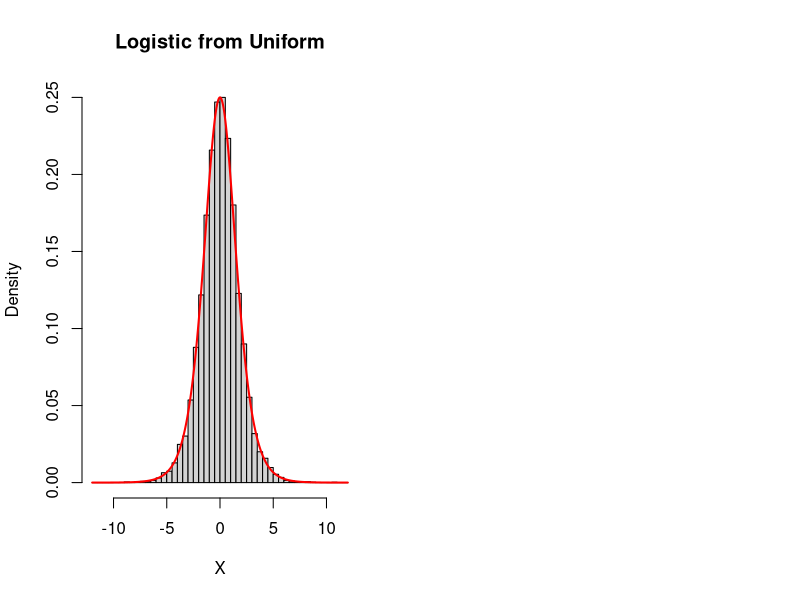

This chart was generated by the following R code: (Note: this script raises an error after producing the figure.)
## 2.2
### (a)
supp = seq(-12, 12, 0.01)
N = 10000
U = runif(N)
f = dlogis
Finv = function(x) { -log((1-x)/x) }
X = Finv(U)
Y = rlogis(N)

par(mfrow=c(1,2))
hist(X, freq=FALSE, breaks=seq(-12, 12, 0.5), main="Logistic from Uniform")
lines(supp, f(supp), col="red", lwd=2)
hist(Y, freq=FALSE, breaks=seq(-12, 12, 0.5), main="Logistic from R")
lines(supp, f(supp), col="red", lwd=2)


### (b)
supp = seq(-12, 12, 0.01)
N = 10000
U = runif(N)
f = dcauchy
Finv = function(x) { tan(pi * (x - 1/2)) }
X = Finv(U); X = X[-12 < X & X < 12]
Y = rcauchy(N); Y = Y[-12 < Y & Y < 12]

par(mfrow=c(1,2))
hist(X, freq=FALSE, breaks=seq(-12, 12, 0.5), main="Cauchy from Uniform")
lines(supp, f(supp), col="red", lwd=2)
hist(Y, freq=FALSE, breaks=seq(-12, 12, 0.5), main="Cauchy from R")
lines(supp, f(supp), col="red", lwd=2)

## 2.3
### (b)
N = 10000
test1 = function(N) {
  U = matrix(runif(12 * N), nrow=12) - 0.5
  Z = apply(U, 2, sum)
}
test2 = function(N) {
  U1 = runif(N)
  U2 = runif(N)
  X1 = sqrt(-2 * log(U1)) * cos(2 * pi * U2)
}
par(mfrow=c(1, 2))
hist(test1(N), freq=FALSE, breaks=seq(-6, 6, 0.2), main="CLT-normal generator")
hist(test2(N), freq=FALSE, breaks=seq(-6, 6, 0.2), main="Box-Muller algorithm")

system.time(test1(N)); system.time(test2(N))

### (c)
test3 = function(N) {
  rnorm(N)
}
hist(test3(N), freq=FALSE)
system.time(test3(N))


## 2.4
### (c)
N = 10000
Sigma = cov(matrix(rnorm(30), nrow=10))

test1 = function(N) {
  A = t(chol(Sigma))
  X = matrix(runif(3 * N), nrow=N)
  X = X %*% A
}
test2 = function(N) {
  library(mnormt)
  rmnorm(N, varcov=Sigma)
}

system.time(test1(N)); system.time(test2(N))



## 2.12
### (a)
a = 3
b = 5
N = 10^4

test1 = function(N, a, b) {
  U = matrix(runif(a * N), nrow=a)
  X = b * apply(-log(U), 2, sum)
}
test2 = function(N, a, b) {
  X = rgamma(N, a, scale=b)
}
system.time(test1(N, a, b)); system.time(test2(N, a, b))

test1 = function(N, a, b) {
  U = matrix(runif((a+b) * N), nrow=a+b)
  X = -log(U)
  X = apply(X[1:a,], 2, sum) / apply(X, 2, sum)
}
test2 = function(N, a, b) {
  rbeta(N, a, b)
}
system.time(test1(N, a, b)); system.time(test2(N, a, b))


## 2.18

N = 10000
supp = seq(-3, 3, 0.001)

h = function(x) { exp(-x^2/2)*(sin(6*x)^2 + 3*cos(x)^2*sin(4*x)^2 + 1) }
g = dnorm
M = 5 * sqrt(2 * pi)
X = rnorm(N)
U = runif(N)
Y = M * U * g(X)

AcceptX = X[Y <= h(X)]
RejectX = X[Y > h(X)]
rate = length(AcceptX) / N
c = rate * M
AcceptY = Y[Y <= h(X)] / c
RejectY = Y[Y > h(X)] / c
f = function(x) { h(x) / c }

par(mfrow=c(1, 1))
plot(RejectX, RejectY, xlab="", ylab="", pch=20, cex=0.5, col="gray")
points(AcceptX, AcceptY, pch=20, cex=0.5)
lines(supp, g(supp) / rate, col="orange", lwd=2)
lines(supp, f(supp), col="red", lwd=2)
legend("topright", legend=c("g(x)", "f(x)"), col=c("orange", "red"), lty=c(1, 1))


## 2.19

N = 10000
supp = seq(-10, 10, 0.001)

f = dnorm
g = function(x) { exp(-abs(x))/2 }
M = sqrt(2 * exp(1) / pi)
X = rexp(N) * (2*rbinom(N, 1, 0.5) - 1)
U = runif(N)
Y = M * U * g(X)

AcceptX = X[Y <= f(X)]
RejectX = X[Y > f(X)]
rate = length(AcceptX) / N
c = rate * M
AcceptY = Y[Y <= f(X)]
RejectY = Y[Y > f(X)]

par(mfrow=c(1, 1))
plot(RejectX, RejectY, xlab="", ylab="", pch=20, cex=0.5, col="gray")
points(AcceptX, AcceptY, pch=20, cex=0.5)
lines(supp, g(supp) / rate, col="orange", lwd=2)
lines(supp, f(supp), col="red", lwd=2)
legend("topright", legend=c("g(x)", "f(x)"), col=c("orange", "red"), lty=c(1, 1))


## 2.20
### (a)

N = 500
supp = seq(-5, 5, 0.001)

f = dnorm
g = dcauchy
M = 2 / sqrt(exp(1))
X = rcauchy(N)
U = runif(N)
Y = M * U * g(X)

AcceptX = X[Y <= f(X)]
RejectX = X[Y > f(X)]
rate = length(AcceptX) / N
c = rate * M
AcceptY = Y[Y <= f(X)]
RejectY = Y[Y > f(X)]

plot(RejectX, RejectY, xlab="", ylab="", pch=20, cex=0.5, col="gray")
points(AcceptX, AcceptY, pch=20, cex=0.5)
lines(supp, g(supp) / rate, col="orange", lwd=2)
lines(supp, f(supp), col="red", lwd=2)
legend("topright", legend=c("g(x)", "f(x)"), col=c("orange", "red"), lty=c(1, 1))

### (b)

N = 2500
supp = seq(-10, 10, 0.001)

f = dnorm
g = function(x) { exp(-abs(x))/2 }
M = sqrt(2 * exp(1) / pi)
X = rexp(N) * (2*rbinom(N, 1, 0.5) - 1)
U = runif(N)
Y = M * U * g(X)

AcceptX = X[Y <= f(X)]
RejectX = X[Y > f(X)]
rate = length(AcceptX) / N
c = rate * M
AcceptY = Y[Y <= f(X)]
RejectY = Y[Y > f(X)]

par(mfrow=c(1, 1))
plot(RejectX, RejectY, xlab="", ylab="", pch=20, cex=0.5, col="gray")
points(AcceptX, AcceptY, pch=20, cex=0.5)
lines(supp, g(supp) / rate, col="orange", lwd=2)
lines(supp, f(supp), col="red", lwd=2)
legend("topright", legend=c("g(x)", "f(x)"), col=c("orange", "red"), lty=c(1, 1))